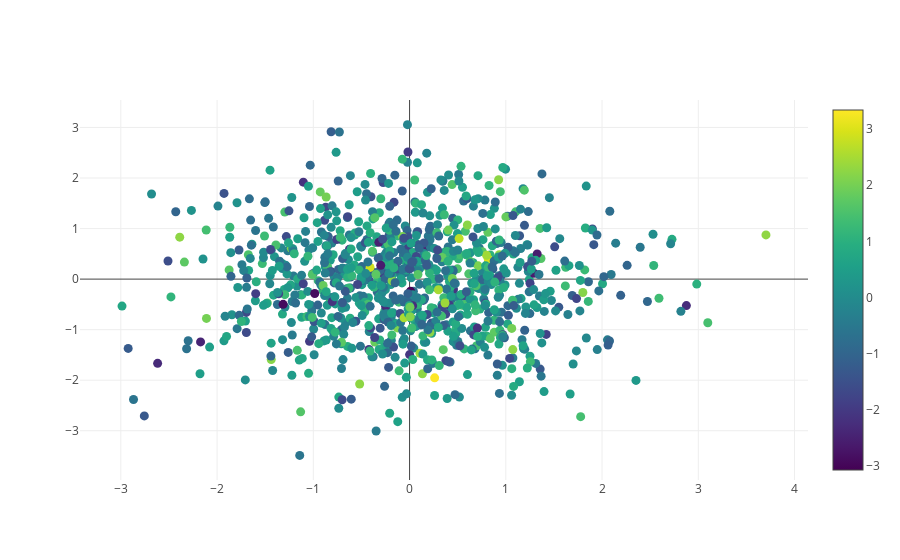

Notebook source saved alongside this figure:
### Code cell
iplot(data)

### Figure 1 — Plotly figure (JSON) as saved in the notebook; plotly's stock layout.template omitted (floating-point values rounded to 4 significant figures; data arrays with more than 128 entries replaced by an {"elided": "..."} marker saying what was removed)
{"data": [{"marker": {"color": {"elided": "1000 float values"}, "colorscale": "Viridis", "showscale": true, "size": "9"}, "mode": "markers", "type": "scatter", "x": {"elided": "1000 float values"}, "y": {"elided": "1000 float values"}}], "layout": {}}
